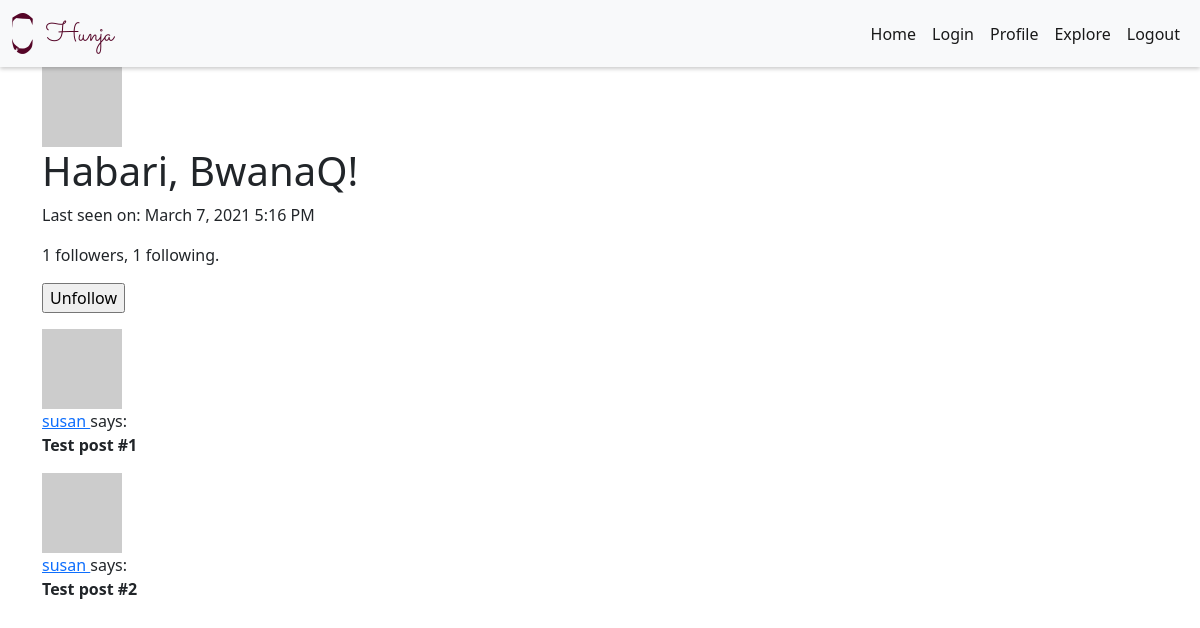
Screenshot of /user/susan (signed in) with the database file from the repository.
### app/models.py (models this page shows, shortened)
class User(UserMixin, db.Model):
    id = db.Column(db.Integer, primary_key=True)
    username = db.Column(db.String(64), index=True, unique=True)
    email = db.Column(db.String(120), index=True, unique=True)
    password_hash = db.Column(db.String(128))
    posts = db.relationship('Post', backref='author', lazy='dynamic')
    about_me = db.Column(db.String(140))
    last_seen = db.Column(db.DateTime, default=datetime.utcnow)
    followed = db.relationship(
        'User', secondary=followers,
        primaryjoin=(followers.c.follower_id == id),
        secondaryjoin=(followers.c.followed_id == id),
        backref=db.backref('followers', lazy='dynamic'), lazy='dynamic')
    def avatar(self, size):
        digest = md5(self.email.lower().encode('utf-8')).hexdigest()
        return 'https://www.gravatar.com/avatar/{}?d=identicon&s={}'.format(
            digest, size)
    def is_following(self, user):
        return self.followed.filter(
            followers.c.followed_id == user.id).count() > 0

### app/routes.py (the view)
@app.route('/user/<username>')
@login_required
def user(username):
    user = User.query.filter_by(username=username).first_or_404()
    posts = [
        {'author': user, 'body': 'Test post #1'},
        {'author': user, 'body': 'Test post #2'}
    ]
    form = EmptyForm()
    return render_template('user.html', user=user, posts=posts, form=form)

### app/forms.py
class EmptyForm(FlaskForm):
    submit = SubmitField('Submit')

### app/models.py (called while the page is built)
@login.user_loader
def load_user(id):
    return User.query.get(int(id))

### app/routes.py (called while the page is built)
@app.before_request
def before_request():
    if current_user.is_authenticated:
        current_user.last_seen = datetime.utcnow()
        db.session.commit()

### app/templates/user.html (shortened to what this page needs)
{% extends 'base.html' %}
{%block content%}
<div class="">
  <img src="{{ user.avatar(128) }}" />
</div>
<h1>Habari, {{ current_user.username }}!</h1>
{% if user.last_seen %}
  <p>Last seen on: {{ moment(user.last_seen).format('LLL') }}</p>
{% endif %}
<p>{{ user.followers.count() }} followers, {{ user.followed.count() }} following.</p>
{% if user == current_user %}
  <p><a href="{{ url_for('edit_profile') }}">Edit your profile</a></p>
  {% else %}
  <p>
    <form action="{{ url_for('unfollow', username=user.username) }}" method="post">
        {{ form.submit(value='Unfollow') }}
    </form>
  </p>
{% endif %}
{% for post in posts %}
  {%include '_posts.html'%}
{% endfor %}
{%endblock content%}

### app/templates/_posts.html
<div>
  <div>
    <img src="{{ post.author.avatar(36) }}" />
  </div>
  <p>
    <a href="{{ url_for('user', username=post.author.username) }}">
      {{ post.author.username }}
    </a>
    says:
    <br />
    <b> {{ post.body }} </b>
  </p>
</div>

### rows the page displays
User: username "BwanaQ"
User: last_seen "March 7, 2021 5:16 PM", author.username "susan" "susan"

### other values shown
{{ user.followers.count() }} "1"
{{ user.followed.count() }} "1"
{{ post.body }} "Test post #1" "Test post #2"
